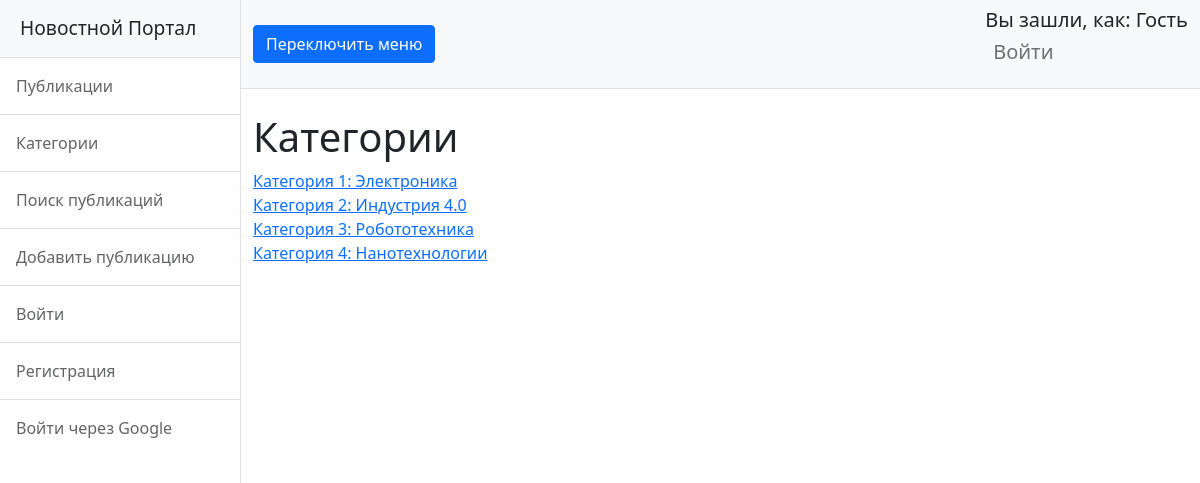
Page /categories/ on the committed database.
### news/models.py (models this page shows, shortened)
class Category(models.Model):
    name = models.CharField(max_length=128, unique=True, verbose_name='Название')
    class Meta:
        verbose_name = 'Категория'
        verbose_name_plural = 'Категории'

### news/views.py (the view)
# urls.py: path('categories/', CategoryList.as_view()),
class CategoryList(ListView):
    model = Category
    context_object_name = 'categories'
    template_name = 'news/categories.html'
    queryset=Category.objects.all()

### templates/news/categories.html
{% extends 'flatpages/default.html' %}
{% load my_filters %}
{% block title %}
Категории
{% endblock title %}
{% block content %}
{% for category in categories %}
<a href="/news/category/{{category.id}}">{{ category.name }} </a>
<br>
{% endfor %}
{% endblock content %}

### rows in the picture
Category: name "Категория 1: Электроника"
Category: name "Категория 2: Индустрия 4.0"
Category: name "Категория 3: Робототехника"
Category: name "Категория 4: Нанотехнологии"
